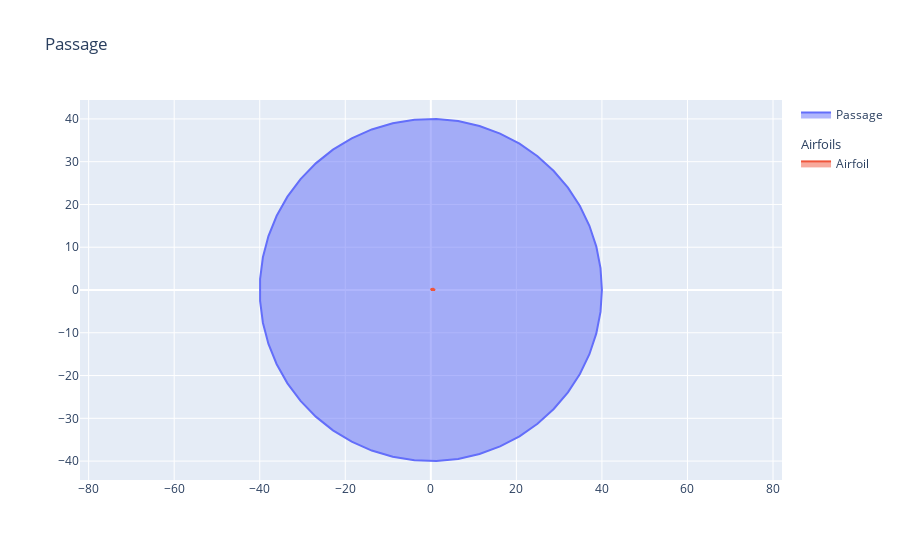

Write notebook code for a chart like this one.
### Code cell
import numpy as np
from parafoil import CamberThicknessAirfoil, CircularPassage

airfoil = CamberThicknessAirfoil(
    inlet_angle=np.radians(40.0),
    outlet_angle=np.radians(-20.0),
    stagger_angle=np.radians(0.0),
    upper_thick_prop=[0.035, 0.14, 0.14, 0.035, 0.007],
    lower_thick_prop=[0.035, 0.14, 0.14, 0.035, 0.007],
    leading_prop=0.5,
    trailing_prop=0.5,
    chord_length=1
)

# 100x chord length radius traditionally for airfoil external flow problem
passage = CircularPassage(
    airfoil=airfoil,
    radius=40.0,
)

passage.visualize()
